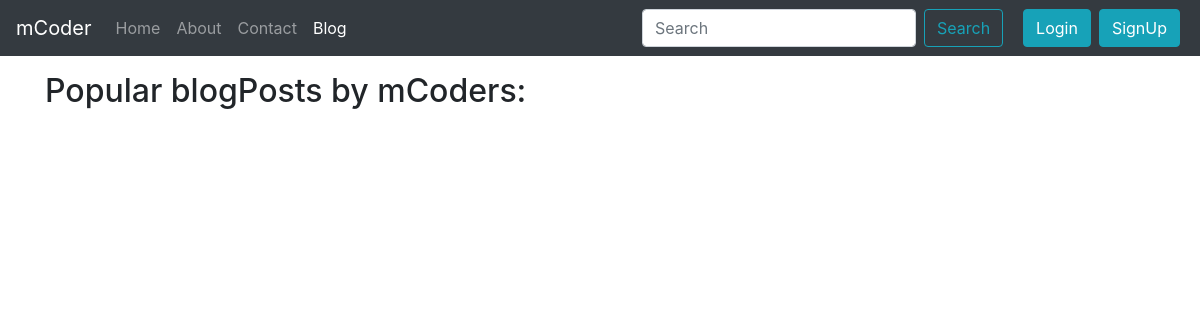
The page /blog/ on the database as committed earlier.
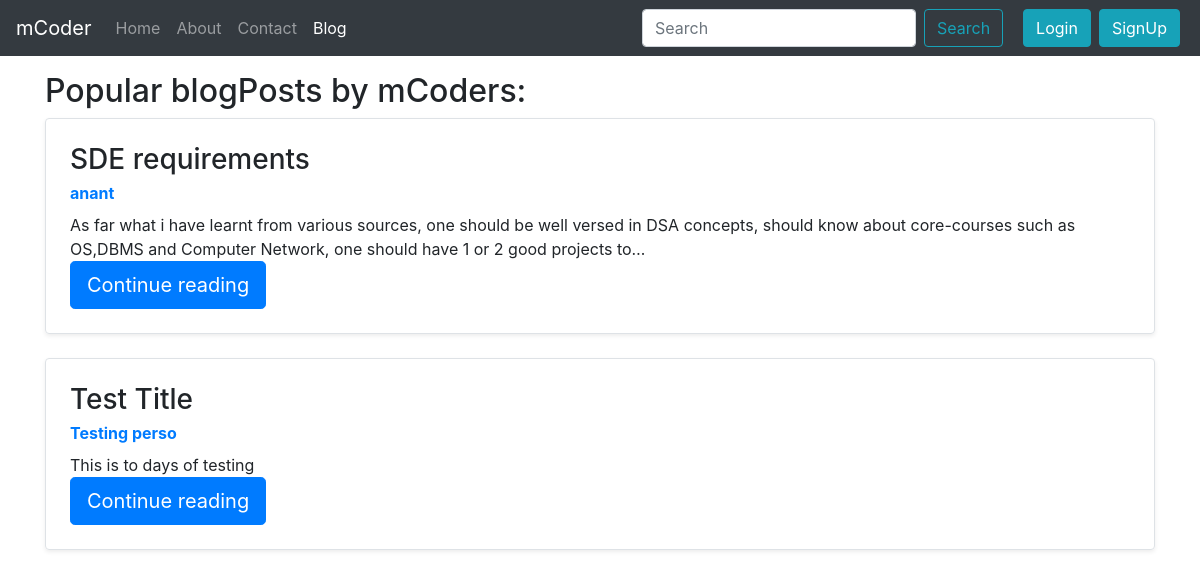
The same page on the database as committed later.
### blog/models.py (models this page shows, shortened)
class Post(models.Model):
    sno = models.AutoField(primary_key=True)
    title = models.CharField(max_length=80)
    author = models.CharField(max_length=50)
    content = models.TextField()
    slug = models.CharField(max_length=130)
    timestamp = models.DateTimeField(blank=True)

### blog/views.py (the view)
# urls.py: path('', views.blogHome , name='blogHome'),
def blogHome(request):
    blogs = Post.objects.all().order_by('sno')[:50]
    context = {'blogs':blogs}
    return render(request,'blog/blogHome.html',context)

### templates/blog/blogHome.html (shortened to what this page needs)
{% extends "base.html" %}
{% block blogActive %}active{% endblock blogActive %}
{% block body %}
<div class= "container my-3">
  <h2>Popular blogPosts by mCoders: </h2>
      {% for post in blogs  %}
      <div class="row no-gutters border rounded overflow-hidden flex-md-row mb-4 shadow-sm h-md-250 position-relative">
        <div class="col p-4 d-flex flex-column position-static">
          <h3 class="mb-1"> {{post.title}}</h3>
            <strong class="d-inline-block mb-2 text-primary"> {{post.author}}</strong>
          <p class="card-text mb-auto">{{post.content | truncatechars:200}}</p>
          <div>
            <a class="btn btn-lg btn-primary" role='submit' href="/blog/{{post.slug}}">Continue reading</a>
          </div>
        </div>
      </div>
      {% endfor %}
</div>
{% endblock body %}

### templates/base.html (shortened to what this page needs)
<!doctype html>
<html lang="en">
<head>
  <link rel="stylesheet" href="https://cdn.jsdelivr.net/npm/bootstrap@4.3.1/dist/css/bootstrap.min.css"
>
</head>
<body>
  <nav class="navbar navbar-expand-lg navbar-dark bg-dark">
    <a class="navbar-brand" href="/">mCoder</a>
    <div class="collapse navbar-collapse" id="navbarSupportedContent">
      <ul class="navbar-nav mr-auto">
        <li class="nav-item {% block homeActive %}{% endblock homeActive %}">
          <a class="nav-link" href="/">Home <span class="sr-only">(current)</span></a>
        </li>
        <li class="nav-item {% block aboutActive %}{% endblock aboutActive %}">
          <a class="nav-link" href="/about">About <span class="sr-only">(current)</span></a>
        </li>
        <li class="nav-item {% block contactActive %}{% endblock contactActive %}">
          <a class="nav-link" href="/contact">Contact <span class="sr-only">(current)</span></a>
        </li>
        <li class="nav-item {% block blogActive %}{% endblock blogActive %}">
          <a class="nav-link" href="/blog">Blog <span class="sr-only">(current)</span></a>
        </li>
      </ul>
      <form method="get" action="/search" class="form-inline my-2 my-lg-0 mx-3">
        <input class="form-control mr-sm-2" type="search" name="query" id="query" placeholder="Search"
          aria-label="Search">
        <button class="btn btn-outline-info my-2 my-sm-0" type="submit">Search</button>
      </form>
      {% if user.is_authenticated %}
      <ul class="navbar-nav mr-2">
        <li class="nav-item dropdown">
          <a class="nav-link dropdown-toggle" href="#" id="navbarDropdown" role="button" data-toggle="dropdown" aria-haspopup="true" aria-expanded="false">
            Welcome {{request.user}}
          </a>
          <div class="dropdown-menu" aria-labelledby="navbarDropdown">
            <a class="dropdown-item" href="/logOut">Logout</a>
          </div>
        </li>
      </ul>
      {% else %}
      <button type="button" class="btn btn-info m-1 my-sm-0" data-toggle="modal" data-target="#LogInModal">
        Login
      </button>
      <button type="button" class="btn btn-info m-1   my-sm-0" data-toggle="modal" data-target="#SignUpModal">
        SignUp
      </button>
      {% endif %}
    </div>
  </nav>
  {% block body %}{% endblock body %}
</body>
</html>

Rows that differ between the two databases and show on the page:
added Post: title "SDE requirements", author "anant", content "As far what i have learnt from various sources, one should be well versed in DSA concepts, should know about core-courses such as OS,DBMS and Computer Network, one should have 1 or 2 good projects to…"
added Post: title "Test Title", author "Testing perso", content "This is to days of testing"
